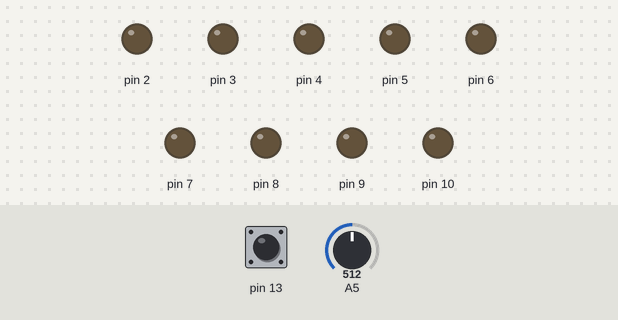
The sketch below on a simulated Arduino Uno, built with avr-gcc and run on an emulated ATmega328P. Parts: output pins drawn as LEDs (lit = HIGH). Inputs (shaded band) come from the test bench; at power-on: pin 13 HIGH, A5 = 512. What the sketch prints to the serial monitor is not drawn.

Above: at 1.2 s.
1.3 s: pin 13 pulled LOW for 0.15 s
At 2.1 s:
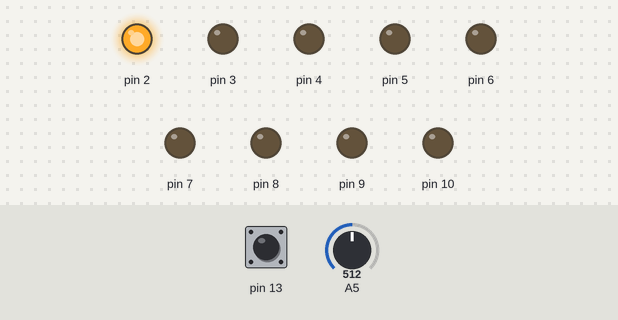
At 8.1 s:
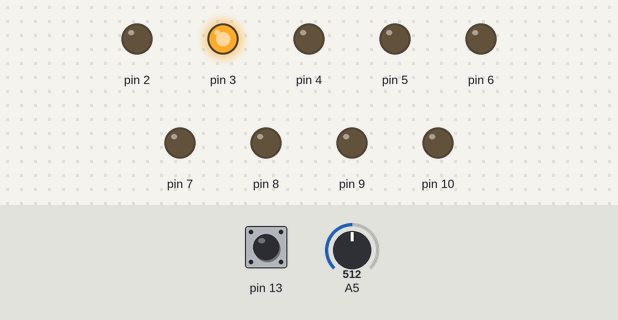
Timing chart, 0 to 24.8 s (numbered marks = the images above; inputs shaded):
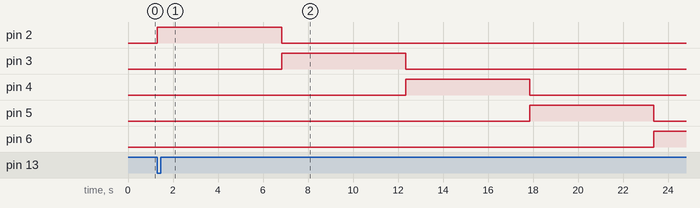

Measured:
- after the input at 1.3 s, pin 2: LOW → HIGH at once, → LOW 5.5 s later; pin 3: LOW → HIGH after 5.5 s, → LOW 5.5 s later; pin 4: LOW → HIGH after 11.0 s, → LOW 5.5 s later; pin 5: LOW → HIGH after 16.6 s, → LOW 5.5 s later; pin 6: LOW → HIGH after 22.1 s

The sketch:

chenillard_arduino.ino
```cpp
boolean buttonWasUp = true;

int bouton = 13;
int led2 = 2;
int led3 = 3;
int led4 = 4;
int led5 = 5;
int led6 = 6;
int led7 = 7;
int led8 = 8;
int led9 = 9;
int led10 = 10;
int sec = 1000;
int position;
int sec0 = 0;

void setup() {
  Serial.begin(115200);
  pinMode (2,OUTPUT);
  pinMode (3,OUTPUT);
  pinMode (4,OUTPUT);
  pinMode (5,OUTPUT);
  pinMode (6,OUTPUT);
  pinMode (7,OUTPUT);
  pinMode (8,OUTPUT);
  pinMode (9,OUTPUT);
  pinMode (10,OUTPUT);
  pinMode (13,INPUT_PULLUP);
sec0= analogRead (A5) ;
}

void loop() {


sec = analogRead(A5); //- sec0;          // réalise la lecture analogique
  position = map(sec, 0, 1023, 0, 10000);  // convertir en pourcentage
  sec = sec + position;
  Serial.print("sec: ");
  Serial.println(position);

boolean buttonIsUp = digitalRead(13);

if (buttonWasUp && !buttonIsUp){
  //if (buttonIsUp = false)

    delay(10);
    buttonIsUp = digitalRead(2);
      if (!buttonIsUp) {
         digitalWrite(2,HIGH);
         delay(sec);
         digitalWrite(2,LOW);
         digitalWrite(3,HIGH);
         delay(sec);
         digitalWrite(3,LOW);
        digitalWrite(4,HIGH);
         delay(sec);
         digitalWrite(4,LOW);
         digitalWrite(5,HIGH);
         delay(sec);
         digitalWrite(5,LOW);
         digitalWrite(6,HIGH);
         delay(sec);
         digitalWrite(6,LOW);
         digitalWrite(7,HIGH);
         delay(sec);
         digitalWrite(7,LOW);
         digitalWrite(8,HIGH);
         delay(sec);
         digitalWrite(8,LOW);
         digitalWrite(9,HIGH);
         delay(sec);
         digitalWrite(9,LOW);
         digitalWrite(10,HIGH);
         delay(sec);
         digitalWrite(10,LOW);
         Serial.print("sec: ");
         Serial.println(position);
      }
   }
   buttonWasUp = buttonIsUp;
}
```
